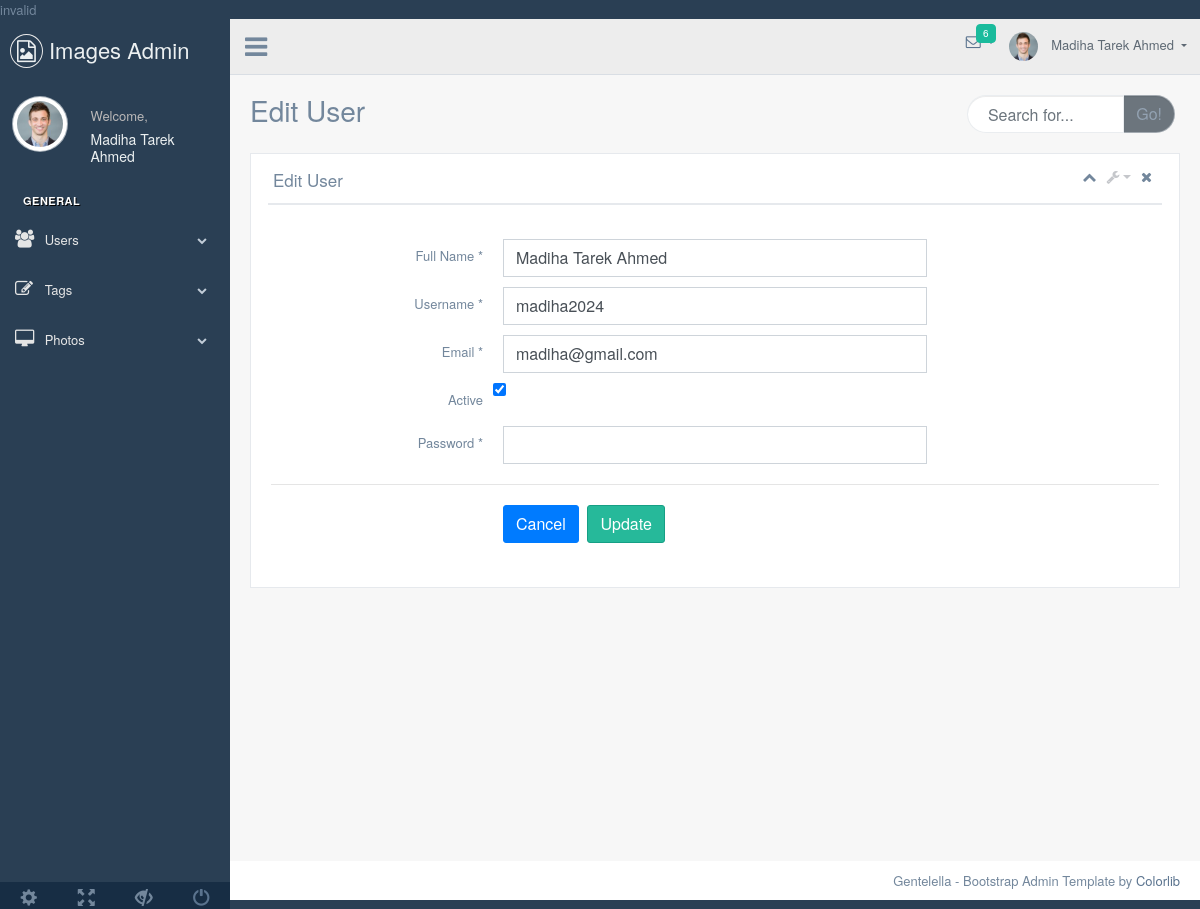
/admin/edituser.php?user_id=1 (signed in), run on the app's committed database.
### tables this page shows
CREATE TABLE `users` (
  `user_id` int(11) NOT NULL,
  `fullname` varchar(75) NOT NULL,
  `username` varchar(75) NOT NULL,
  `email` varchar(75) NOT NULL,
  `password` varchar(60) NOT NULL,
  `active` tinyint(1) NOT NULL DEFAULT 0 COMMENT '0 not active user\r\n1 active user',
  `created_at` timestamp NOT NULL DEFAULT current_timestamp()
);

### admin/edituser.php (the view, shortened to what this page needs)
<?php
    include_once( 'conn.php' );
     if ( isset( $_GET[ 'user_id' ] ) ) {
        $user_id = $_GET[ 'user_id' ];
    } else {
        header( 'location:users.php' );
        die;
    }
    try {
        $sql = 'SELECT * FROM `users` WHERE `user_id` = ?';
        $stmt = $conn->prepare( $sql );
        $stmt->execute( [ $user_id ] );
        $row_result = $stmt->fetch();
        $fullname = $row_result[ 'fullname' ];
        $username = $row_result['username'];
        $email = $row_result[ 'email' ];
        $active = $row_result[ 'active' ]?'checked':'';
    } catch( PDOException $e ) {
        $errMsg = $e->getMessage();
    }
?>
<!DOCTYPE html>
<html lang="en">
<head>
    <?php
      include_once("pages/head.php");
    ?>
</head>
<body class="nav-md">
    <div class="container body">
        <div class="main_container">
            <?php
				include_once("pages/bar.php");
				include_once("pages/navigation.php");
			?>
            <div class="right_col" role="main">
                <div class="">
                    <?php
                    include_once("pages/page-title.php");
                   ?>
                    <div class="row">
                        <div class="col-md-12 col-sm-12 ">
                            <div class="x_panel">
                            <?php
                           include_once("pages/setting.php");
                           ?>
                                <div class="x_content">
                                    <br />
                                    <form action="" method="post" id="demo-form2" data-parsley-validate class="form-horizontal form-label-left">
                                        <div class="item form-group">
                                            <label class="col-form-label col-md-3 col-sm-3 label-align"
                                                for="first-name">Full Name <span class="required">*</span>
                                            </label>
                                            <div class="col-md-6 col-sm-6 ">
                                                <input type="text" id="first-name" required="required"
                                                    class="form-control " name="fullname" value="<?php echo $fullname?>">
                                            </div>
                                        </div>
                                        <div class="item form-group">
                                            <label class="col-form-label col-md-3 col-sm-3 label-align"
                                                for="user-name">Username <span class="required">*</span>
                                            </label>
                                            <div class="col-md-6 col-sm-6 ">
                                                <input type="text" id="user-name"  required="required"
                                                    class="form-control" name="username" value="<?php echo $username?>" >
                                            </div>
                                        </div>
                                        <div class="item form-group">
                                            <label for="email"
                                                class="col-form-label col-md-3 col-sm-3 label-align">Email <span
                                                    class="required">*</span></label>
                                            <div class="col-md-6 col-sm-6 ">
                                                <input id="email" class="form-control" type="email" name="email" value="<?php echo $email?>"
                                                    required="required">
                                            </div>
                                        </div>
                                        <div class="item form-group">
                                            <label class="col-form-label col-md-3 col-sm-3 label-align">Active</label>
                                            <div class="checkbox">
                                                <label>
                                                    <input type="checkbox" class="flat"  name='active'  <?php echo $active?>>
                                                </label>
                                            </div>
                                        </div>
                                        <div class="item form-group">
                                            <label class="col-form-label col-md-3 col-sm-3 label-align"
                                                for="password">Password <span class="required">*</span>
                                            </label>
                                            <div class="col-md-6 col-sm-6 ">
                                                <input type="password" id="password" name="password"
                                                    class="form-control">
                                            </div>
                                        </div>
                                        <div class="ln_solid"></div>
                                        <div class="item form-group">
                                            <div class="col-md-6 col-sm-6 offset-md-3">
                                                <button class="btn btn-primary" type="submit" formaction="users.php">Cancel</button>
                                                <input type="submit" value="Update" class="btn btn-success"/>
                                            </div>
                                        </div>
                                    </form>
                                </div>
                            </div>
                        </div>
                    </div>
                </div>
            </div>
            <?php
				include_once("pages/footer.php");
			?>
        </div>
    </div>
</body>
</html>

### data on the page
users: fullname "Madiha Tarek Ahmed", username "madiha2024", email "madiha@gmail.com"

### other printed values
$_SESSION['fullname'] "Madiha Tarek Ahmed"
$titlePage "Edit User"
